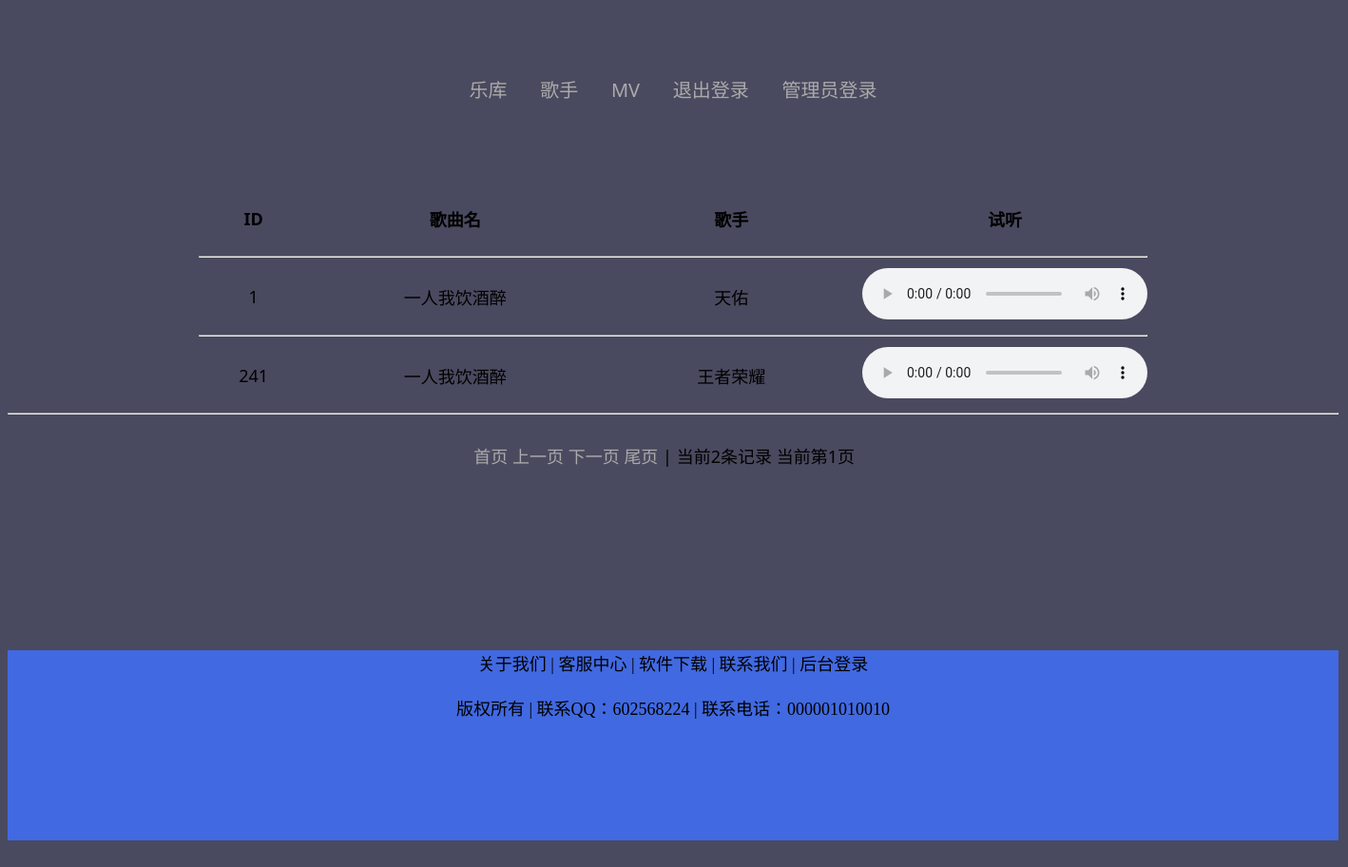
/result.php?words=一人我饮酒醉, run on the app's committed database.
### tables this page shows
CREATE TABLE `video` (
  `ID` int(11) NOT NULL AUTO_INCREMENT,
  `name` varchar(100) NOT NULL DEFAULT '' COMMENT '音乐名称',
  `actor` varchar(255) NOT NULL DEFAULT '' COMMENT '演唱者',
  `qu` varchar(255) NOT NULL DEFAULT '' COMMENT '作曲者',
  PRIMARY KEY (`ID`)
);

### result.php (the view, shortened to what this page needs)
<!doctype html>
<html>
<head>
<link href="css/table.css" rel="stylesheet" type="text/css"/>
<link href="css/quan.css" rel="stylesheet" type="text/css" />
</head>
<body>
<div id="quan"><div id="ssss">
  <div id="dao"><div class="container">
	<nav>
		<ul>
            <li><a href="index.php">乐库</a></li>
			<li><a href="songer.php">歌手</a></li>
			<li><a href="MV.php">MV</a></li>
            <li><a href="quite.php">退出登录</a></li>
			<li><a href="manager.php">管理员登录</a></li>
		</ul>
	</nav>
    </div>
<p>&nbsp;</p>
<?php
	$wd=$_GET['words'];
	$sqlstr1="select * from video where name like '%$wd%' or actor like '%$wd%' ";
	$rs1=mysql_query($sqlstr1);
$recordcont=mysql_num_rows($rs1);
$pagesize=20;
$pagecount=ceil($recordcont/$pagesize);
$pageno=isset($_GET['pageno'])?$_GET['pageno']:1;
$starno=($pageno-1)*$pagesize;
$sqlstr="select*from video where name like '%$wd%'  or actor like '%$wd%' limit $starno,$pagesize";
   $rs=mysql_query($sqlstr);
   ?>
<table width="1000" border="0" align="center" cellspacing="0">
  <tr>
    <th width="121" height="56" scope="col">ID</th>
    <th width="325" scope="col">歌曲名</th>
    <th width="289" scope="col">歌手</th>
    <th width="257" scope="col">试听</th>
  </tr>
  <?php
      while($row=mysql_fetch_assoc($rs)){
	  ?>
  <tr>
    <td height="20" colspan="5"><hr></td>
  </tr>
  <tr>
    <td height="59"><?php echo $row['ID']?></td>
    <td><?php echo $row['name']?></td>
    <td><?php echo $row['actor']?></td>
    <td><audio controls> <source src="<?php echo $row['qu']?>"></source></audio></td>
  </tr>
  <?php
  }
  ?>
</table>
<hr>
<table width="1000" align="center">
  <tr>
    <td><p><a href="?pageno=1&words=<?php echo $wd ?>">首页</a>
    <a href="?pageno=<?php echo $pageno-1 ?>&words=<?php echo $wd ?>">上一页</a>
    <a href="?pageno=<?php echo $pageno+1 ?>&words=<?php echo $wd ?>">下一页</a>
    <a href="?pageno=<?php echo $pagecount ?>&words=<?php echo $wd ?>">尾页  </a> | 当前<?php echo $recordcont ?>条记录 当前第<?php echo $pageno ?>页 &nbsp;&nbsp;&nbsp;</p></td>
  </tr>
</table>
<p>&nbsp;</p>
<br>
<br>
<div>
	<?php
	require("botton.php")
	?>
</div>
</body>
</html>

### css/table.css (style rules this page uses)
body { background: #494A5F; font-weight: 500; font-size: 1.05em; font-family: "Microsoft YaHei", "宋体", "Segoe UI", "Lucida Grande", Helvetica, Arial, sans-serif, FreeSans, Arimo; color: #D8D8D8; }

### css/quan.css (style rules this page uses)
#quan { float: left; height: 1500px; width: 1400px; }
#dao { float: left; height: 400px; width: 100%; background-image: none; }
body { color: #000000; font-family: 'Goudy Bookletter 1911', serif; font-weight: 500; font-size: large; font-family: "Microsoft YaHei", "宋体", "Segoe UI", "Lucida Grande", Helvetica, Arial, sans-serif, FreeSans, Arimo; background-color: #494A5F; }
div.container { text-align: left; margin: 0px; min-height: 100px; float: left; width: 1400px; }
body nav { text-align: center; margin-top: 60px; margin-bottom: 40px; position: relative; }
ul { list-style-type: none; margin-left: -40px; }
li { display: inline-block; }
a { color: #aaaaaa; text-decoration: none; }
li a { display: block; font-size: 20px; text-align: center; padding: 10px 15px; }
li a:before, li a:after { opacity: 0; border-top: 1px solid white; content: ''; display: block; position: relative; z-index: -1; margin: auto; width: 0px; }
li a:before { top: 0px; transform: rotate(120deg) translateY(-50%) translateX(-50%); }
li a:after { top: 5px; transform: rotate(-60deg) translateY(-50%) translateX(-50%); }
#ssss { float: left; height: 600px; width: 1400px; }

### css/botton.css (style rules this page uses)
body { text-align: center; vertical-align: middle; height: 200px; width: 100%; }

### data on the page
video: ID "1", name "一人我饮酒醉", actor "天佑"
video: ID "241", name "一人我饮酒醉", actor "王者荣耀"

### other printed values
$recordcont "2"
$pageno "1"
